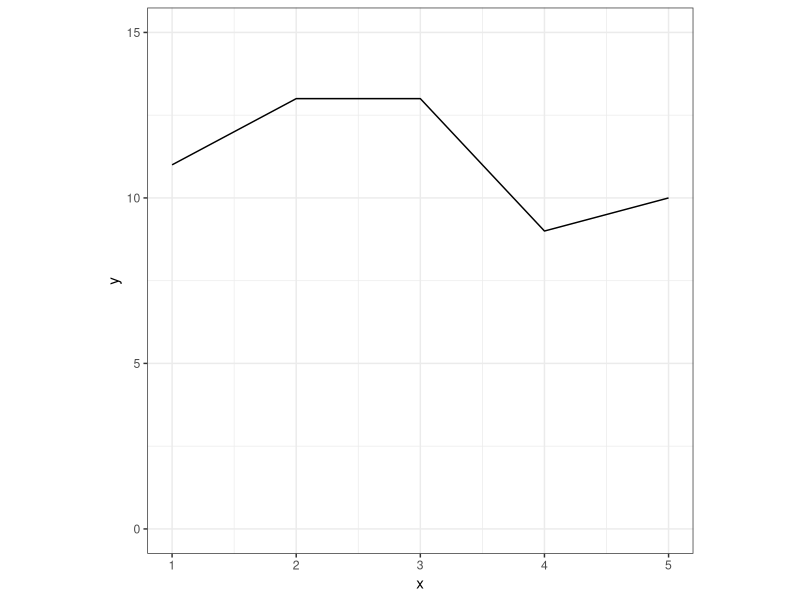
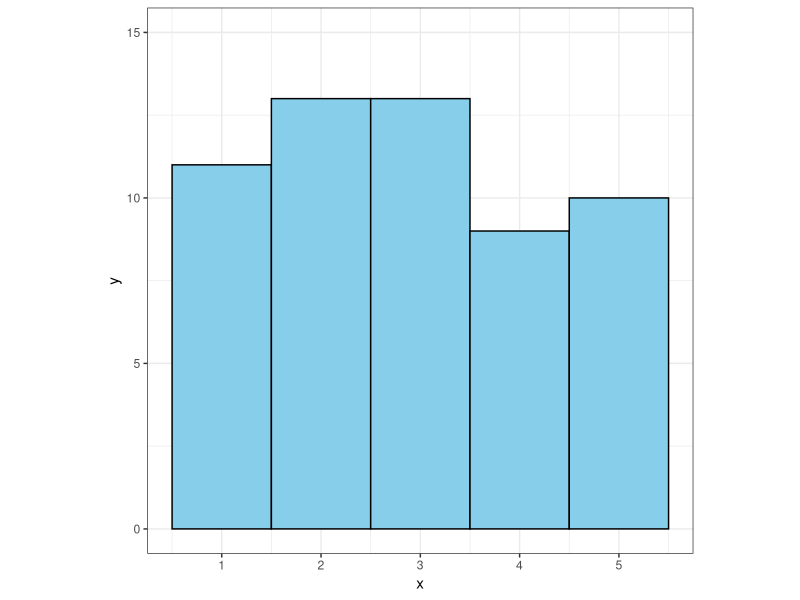
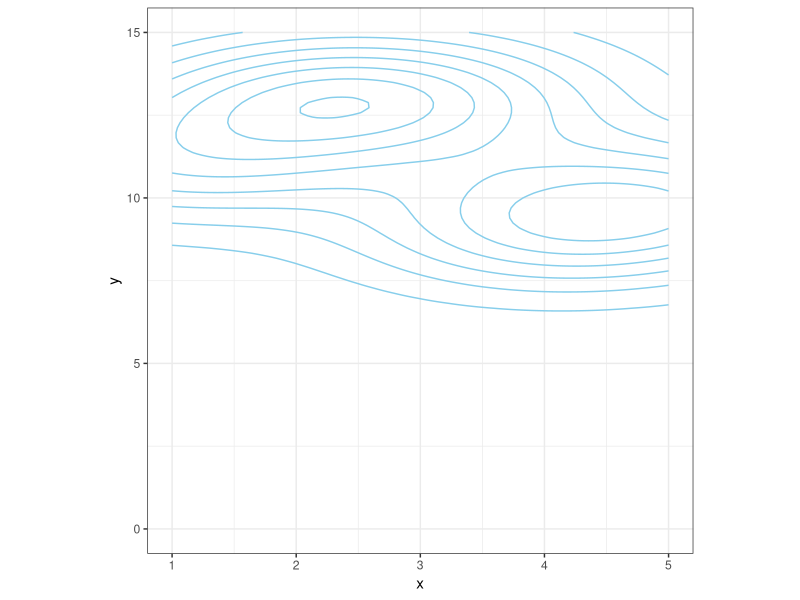
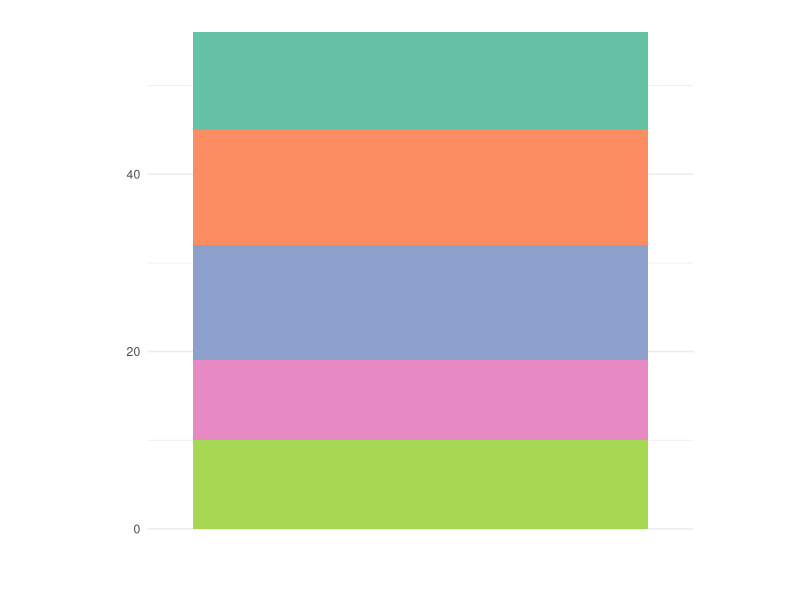
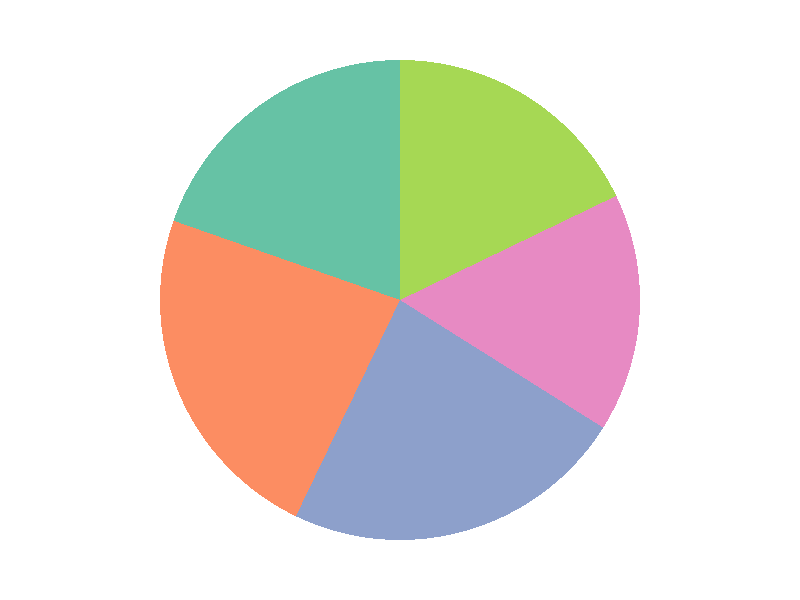
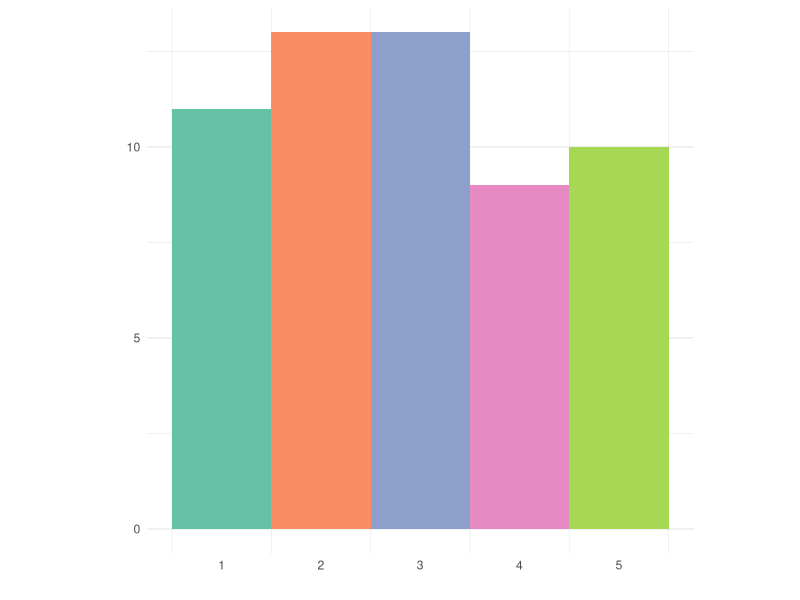
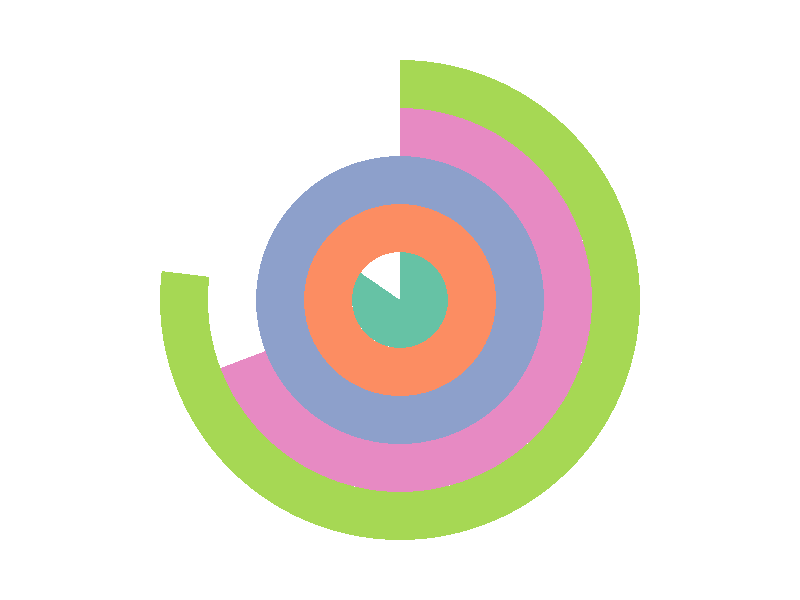
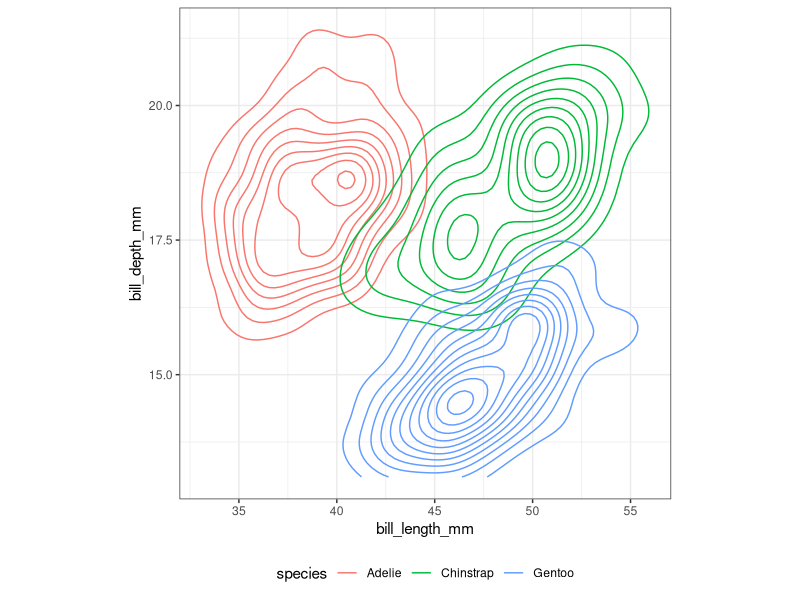

These charts were generated, in order, by the following R code:
## ---- chunk 1
#| label: fig-examp1
#| layout-ncol: 3
#| fig-width: 2
#| fig-cap: "Three graphical representations of identical data. The line chart in (a) is useful for showing a trend in y across x. When x is categorical, as in (b), y can be compared across the categories of x. Lastly, the countour plot in (c) shows the bivariate density of x and y. Each graphic conveys information from different contexts of the data."
#| fig-subcap: 
#|  - "Line chart"
#|  - "Bar chart"
#|  - "Contour plot"
library(tidyverse)
set.seed(992)
x = 1:5
y = round(runif(length(x), 5, 15))
theme_set(theme_bw() + theme(aspect.ratio = 1))
p1 <- ggplot(mapping = aes(x = x, y = y)) + scale_y_continuous(limits = c(0, 15))
#p1 + geom_point()
p1 + geom_line()
p1 + geom_bar(stat = 'identity', width = 1, color = 'black', fill = 'skyblue')
p1 + geom_density2d(color = 'skyblue')
## ---- chunk 2
#| label: fig-examp2
#| layout-ncol: 2
#| fig-width: 1.5
#| fig-height: 3
#| fig-cap: "Two examples of bar charts in both Cartesian and polar coordinates. Figures (a) and (b) are identical with the exception of the coordinate system. Similarly for figures (c) and (d)."
#| fig-subcap: 
#| - "Stacked bar chart in Cartesian coordinates."
#| - "Pie chart in polar coordinates."
#| - "Bar chart in Cartesian coordinates."
#| - "Radial chart in polar coordinates."
p2 <- ggplot(mapping = aes(x = '', y = y, fill = factor(x))) + 
  geom_bar(stat = 'identity', width = 1, position = 'stack') + 
  scale_fill_brewer(palette = 'Set2') + theme_minimal() + 
  theme(legend.position = 'none', aspect.ratio = 1, axis.ticks.x = element_blank(),
                                   panel.grid.major.x = element_blank()) + 
  labs(fill = '', x = '', y ='')
p2
p2 + coord_polar('y') + theme_void() + theme(aspect.ratio = 1, legend.position = 'none')

p3 <- ggplot(mapping = aes(x = x, y = y, fill = factor(x))) + 
  geom_bar(stat = 'identity', width = 1, position = 'stack') + 
  scale_fill_brewer(palette = 'Set2') + theme_minimal() + 
  theme(legend.position = 'none', aspect.ratio = 1, axis.ticks.x = element_blank(), panel.grid.major.x = element_blank()) + 
  labs(fill = '', x = '', y = '')
p3
p3 + coord_polar('y') + theme_void() + theme(aspect.ratio = 1, legend.position = 'none')
## ---- chunk 3
#| label: fig-examp-density-polar
#| layout-ncol: 2
#| fig-cap: "Contour plots of `penguins` dataset from the palmerpenguins package in R. The left panel is in Cartesian coordinates and the right panel is in polar coordinates. The polar coordinates are more difficult to understand than the Cartesian coordinates when extracting information about the different species."
#| fig-subcap: 
#| - "Cartesian coordinates"
#| - "Polar coordinates"

library(palmerpenguins)
p5 <- ggplot(penguins, mapping = aes(x = bill_length_mm, 
                               y = bill_depth_mm,
                               color = species)) + 
  geom_density2d() + theme(legend.position = 'bottom')
p5
p5 + coord_polar()

## ---- chunk 4
#| label: fig-examp3-r
#| fig-cap: "Scatterplot of `penguins` from @lst-examp3-r using `ggplot2` in R."
#| echo: false
#| eval: true
#| fig-height: 3

library(palmerpenguins)
data("penguins")
ggplot(data = penguins, mapping = aes(x = bill_length_mm, 
                                      y = bill_depth_mm,
                                      color = species)) + 
  geom_point()
## ---- chunk 5
#| label: fig-examp4
#| fig-width: 6
#| fig-height: 3
#| fig-cap: "Histogram of bill length (mm) from the `penguin` dataset. Binning is performed inside the geometry of the bar chart."
#| echo: true

ggplot(penguins, mapping = aes(x = bill_length_mm)) + 
  geom_bar(stat = 'bin', fill = 'skyblue', color = 'black') + 
  theme(aspect.ratio = 1/2)
## ---- chunk 6
#| label: fig-examp5-allgog
#| fig-cap: "Demonstration of each visual class from the Grammar of Graphics. In (a), a coordinate grid is created based on the identify statistic of bill length (mm) and bill depth (mm). Panel (b) uses the point geometry to map the variable pairs onto the coordinate space. Panel (d) map species to color and sex to shape. Only (b) was required to create a graphic from data, but (c) adds additional context."
#| fig-subcap: 
#| - "Cartesian coordinates"
#| - "Aesthetic: coordinate locations"
#| - "Aesthetic: color + shape "
#| layout: [[1,1],[1]]
#| fig-height: 2



p4 <- ggplot(data = penguins, mapping = aes(x = bill_length_mm, y = bill_depth_mm))
p4 
p42 <- p4 + geom_point()
p42
p44 <- p4 + geom_point(aes(color = species, shape = sex)) + theme(aspect.ratio = 1/2, legend.position = 'bottom')
p44

